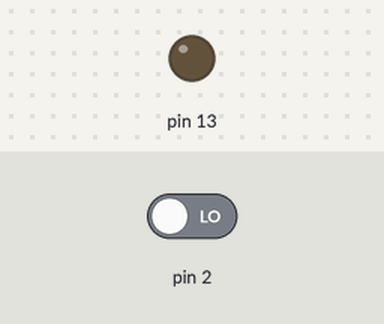
The sketch below on a simulated Arduino Uno, built with avr-gcc and run on an emulated ATmega328P. Shown: output pins drawn as LEDs (lit = HIGH). The inputs (shaded band) are chosen by the test bench; at power-on: pin 2 LOW.

Above: at 1.2 s.
1.3 s: pin 2 driven HIGH
At 2.0 s:
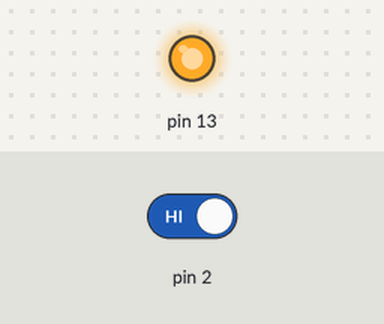
2.8 s: pin 2 driven LOW
At 3.1 s:
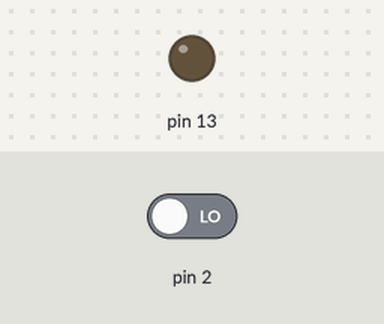
Timing chart, 0 to 5.8 s (numbered marks = the images above; inputs shaded):
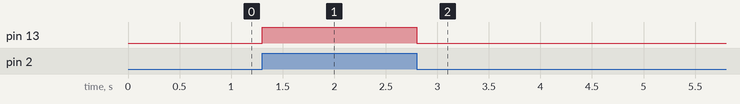

Measured:
- after the input at 1.3 s, pin 13: LOW → HIGH at once
- after the input at 2.8 s, pin 13: HIGH → LOW at once

The sketch:

code-led_congtac.ino
```cpp
int ct=0;
void setup ()
{
  pinMode (2, INPUT);
  pinMode (13, OUTPUT);
}

void loop ()
{
  ct=digitalRead(2);
  if (ct==HIGH)
  {
    digitalWrite(13, HIGH);
  }
  else
  {
    digitalWrite(13, LOW);
  }
}
```
